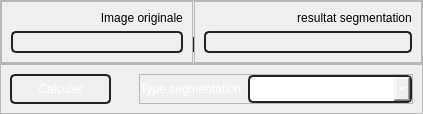
            <widget class="QWidget" name="page_segmentation">
             <layout class="QVBoxLayout" name="verticalLayout_32">
              <property name="spacing">
               <number>0</number>
              </property>
              <property name="leftMargin">
               <number>0</number>
              </property>
              <property name="topMargin">
               <number>0</number>
              </property>
              <property name="rightMargin">
               <number>0</number>
              </property>
              <property name="bottomMargin">
               <number>0</number>
              </property>
              <item>
               <widget class="QFrame" name="frame_35">
                <property name="frameShape">
                 <enum>QFrame::StyledPanel</enum>
                </property>
                <property name="frameShadow">
                 <enum>QFrame::Raised</enum>
                </property>
                <layout class="QHBoxLayout" name="horizontalLayout_25">
                 <property name="spacing">
                  <number>0</number>
                 </property>
                 <property name="leftMargin">
                  <number>0</number>
                 </property>
                 <property name="topMargin">
                  <number>0</number>
                 </property>
                 <property name="rightMargin">
                  <number>0</number>
                 </property>
                 <property name="bottomMargin">
                  <number>0</number>
                 </property>
                 <item>
                  <widget class="QFrame" name="frame_37">
                   <property name="frameShape">
                    <enum>QFrame::StyledPanel</enum>
                   </property>
                   <property name="frameShadow">
                    <enum>QFrame::Raised</enum>
                   </property>
                   <layout class="QVBoxLayout" name="verticalLayout_33">
                    <item>
                     <widget class="QLabel" name="label_25">
                      <property name="maximumSize">
                       <size>
                        <width>16777215</width>
                        <height>25</height>
                       </size>
                      </property>
                      <property name="styleSheet">
                       <string notr="true"/>
                      </property>
                      <property name="text">
                       <string>                           Image originale</string>
                      </property>
                     </widget>
                    </item>
                    <item>
                     <widget class="QLabel" name="label_img_segmentation">
                      <property name="styleSheet">
                       <string notr="true">*{
border: 1.5px solid #232323;
padding:2px;
border-radius: 5px;
}</string>
                      </property>
                      <property name="text">
                       <string/>
                      </property>
                     </widget>
                    </item>
                   </layout>
                  </widget>
                 </item>
                 <item>
                  <widget class="QLabel" name="label_26">
                   <property name="maximumSize">
                    <size>
                     <width>1</width>
                     <height>16777215</height>
                    </size>
                   </property>
                   <property name="styleSheet">
                    <string notr="true">background-color: rgb(35, 35, 35);
margin-bottom:11px;
margin-top:36px;</string>
                   </property>
                   <property name="text">
                    <string/>
                   </property>
                  </widget>
                 </item>
                 <item>
                  <widget class="QFrame" name="frame_38">
                   <property name="frameShape">
                    <enum>QFrame::StyledPanel</enum>
                   </property>
                   <property name="frameShadow">
                    <enum>QFrame::Raised</enum>
                   </property>
                   <layout class="QVBoxLayout" name="verticalLayout_34">
                    <item>
                     <widget class="QLabel" name="label_27">
                      <property name="maximumSize">
                       <size>
                        <width>16777215</width>
                        <height>25</height>
                       </size>
                      </property>
                      <property name="styleSheet">
                       <string notr="true"/>
                      </property>
                      <property name="text">
                       <string>                            resultat segmentation</string>
                      </property>
                     </widget>
                    </item>
                    <item>
                     <widget class="QLabel" name="label_rslt_segmentation">
                      <property name="styleSheet">
                       <string notr="true">*{
border: 1.5px solid #232323;
padding:2px;
border-radius: 5px;
}</string>
                      </property>
                      <property name="text">
                       <string/>
                      </property>
                     </widget>
                    </item>
                   </layout>
                  </widget>
                 </item>
                </layout>
               </widget>
              </item>
              <item>
               <widget class="QFrame" name="frame_36">
                <property name="maximumSize">
                 <size>
                  <width>16777215</width>
                  <height>50</height>
                 </size>
                </property>
                <property name="frameShape">
                 <enum>QFrame::StyledPanel</enum>
                </property>
                <property name="frameShadow">
                 <enum>QFrame::Raised</enum>
                </property>
                <layout class="QHBoxLayout" name="horizontalLayout">
                 <property name="spacing">
                  <number>28</number>
                 </property>
                 <item>
                  <widget class="QPushButton" name="btn_calculer_seg">
                   <property name="cursor">
                    <cursorShape>PointingHandCursor</cursorShape>
                   </property>
                   <property name="styleSheet">
                    <string notr="true">*{color: rgb(255, 255, 255);
border: 1.5px solid #232323;
height:25px;
padding:2px;
border-radius: 5px;
}

QPushButton::hover{
background-color: #232323;
}</string>
                   </property>
                   <property name="text">
                    <string>Calculer</string>
                   </property>
                  </widget>
                 </item>
                 <item>
                  <widget class="QFrame" name="frame_39">
                   <property name="frameShape">
                    <enum>QFrame::StyledPanel</enum>
                   </property>
                   <property name="frameShadow">
                    <enum>QFrame::Raised</enum>
                   </property>
                   <layout class="QHBoxLayout" name="horizontalLayout_26">
                    <property name="spacing">
                     <number>0</number>
                    </property>
                    <property name="leftMargin">
                     <number>0</number>
                    </property>
                    <property name="topMargin">
                     <number>0</number>
                    </property>
                    <property name="rightMargin">
                     <number>0</number>
                    </property>
                    <property name="bottomMargin">
                     <number>0</number>
                    </property>
                    <item>
                     <widget class="QLabel" name="label_28">
                      <property name="styleSheet">
                       <string notr="true">color: rgb(255, 255, 255);</string>
                      </property>
                      <property name="text">
                       <string>Type segmentation :</string>
                      </property>
                     </widget>
                    </item>
                    <item>
                     <widget class="QComboBox" name="comboBox_seg">
                      <property name="styleSheet">
                       <string notr="true">*{color: rgb(255, 255, 255);
border: 1.5px solid #232323;
height:40px;
padding:2px;
border-radius: 5px;
}</string>
                      </property>
                      <item>
                       <property name="text">
                        <string>Choisir l'opéation</string>
                       </property>
                      </item>
                      <item>
                       <property name="text">
                        <string> Croissance de régions D</string>
                       </property>
                      </item>
                      <item>
                       <property name="text">
                        <string> Partition de régions D</string>
                       </property>
                      </item>
                      <item>
                       <property name="text">
                        <string> Méthode des k-means</string>
                       </property>
                      </item>
                     </widget>
                    </item>
                   </layout>
                  </widget>
                 </item>
                </layout>
               </widget>
              </item>
             </layout>
            </widget>
